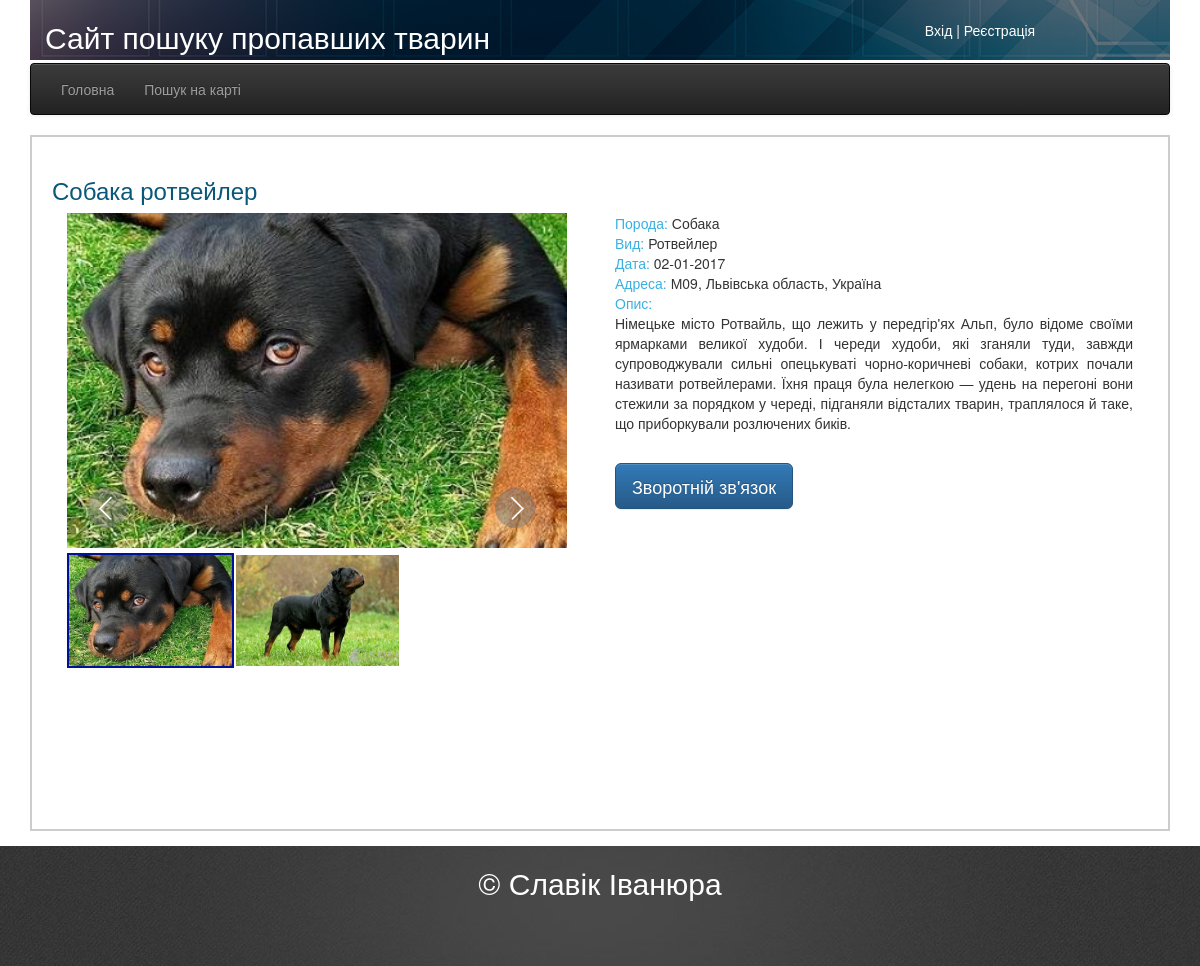
Page /posterView?id=201&user_id=189 on the committed database.
### tables this page shows
CREATE TABLE IF NOT EXISTS `poster` (
  `id` int(255) NOT NULL AUTO_INCREMENT,
  `title` varchar(255) NOT NULL,
  `name` varchar(255) NOT NULL,
  `animal_id` int(10) NOT NULL,
  `breed_id` int(10) NOT NULL,
  `description` varchar(400) NOT NULL,
  `address` varchar(255) NOT NULL,
  `date` int(11) NOT NULL,
  `user_id` int(10) NOT NULL,
  `is_active` tinyint(1) NOT NULL,
  `lat` double NOT NULL,
  `lng` double NOT NULL,
  PRIMARY KEY (`id`),
  KEY `id_user` (`user_id`),
  KEY `kind_of_animal_id` (`animal_id`),
  KEY `kind_of_animal_id_2` (`animal_id`),
  KEY `kind_of_animal_id_3` (`animal_id`),
  KEY `kind_of_animal_id_4` (`animal_id`),
  KEY `kind_of_animal_id_5` (`animal_id`),
  KEY `breed_id` (`breed_id`)
);

CREATE TABLE IF NOT EXISTS `poster_foto` (
  `id` int(10) NOT NULL AUTO_INCREMENT,
  `url` varchar(255) NOT NULL,
  `animal_id` int(10) NOT NULL,
  PRIMARY KEY (`id`),
  KEY `Id_animal` (`animal_id`)
);

CREATE TABLE IF NOT EXISTS `animal` (
  `id` int(10) NOT NULL AUTO_INCREMENT,
  `title` varchar(255) NOT NULL,
  PRIMARY KEY (`id`)
);

CREATE TABLE IF NOT EXISTS `animal_breed` (
  `id` int(10) NOT NULL AUTO_INCREMENT,
  `title` varchar(255) NOT NULL,
  `animal_id` int(10) NOT NULL,
  PRIMARY KEY (`id`),
  KEY `id` (`id`),
  KEY `kind_of_animal_id` (`animal_id`),
  KEY `kind_of_animal_id_2` (`animal_id`)
);

### class/Db.php (called while the page is built, shortened)
<?php
class Db{
	public static function findOne($tableName, $attributes = []){
		$pattern = 'SELECT * FROM %s %s LIMIT 1';
		$lines = [];
		foreach ($attributes as $k=>$v) {
			$lines[] = sprintf('%s = "%s"', $k, $v);
		}
		$where 	= implode(' AND ', $lines);
		if (!empty($where)) {
			$where = 'WHERE ' . $where;
		}
		$sql 	= sprintf($pattern, $tableName, $where);
		$result = mysql_query($sql) or die("Query: <b>$sql</b> is failed!!!");
		$row 	=  mysql_fetch_assoc($result);
		return $row;
	}
	public static function findAll($tableName, $attributes = []){
		$pattern = 'SELECT * FROM %s %s';
		$lines = [];
		foreach ($attributes as $k=>$v) {
			$lines[] = sprintf('%s = "%s"', $k, $v);
		}
		$where 	= implode(' AND ', $lines);
		if (!empty($where)) {
			$where = 'WHERE ' . $where;
		}
		$sql 	= sprintf($pattern, $tableName, $where);
		$data = [];
        $result = mysql_query($sql);
		$row = mysql_fetch_assoc($result);
		do{
			$data[] = $row;
		} while($row = mysql_fetch_assoc($result));
		return $data;
	}
}

### templates/posterView.php (the view, shortened to what this page needs)
<?php
	$list 			= Db::findOne('poster',  ['id'=>$_GET['id']]);
	$image			= Db::findAll('poster_foto', ['animal_id'=>$list['id']]);
	$animal 		= Db::findOne('animal', ['id'=>$list['animal_id']]);
	$animal_breed 	= Db::findOne('animal_breed', ['id'=>$list['breed_id']]);
?>
	<div class="view col-md-12" id="view_poster">
		<div class="title">
			<strong><h3><?=$list['title']?></h3></strong>
		</div>
		<div class="col-md-6" >
			<div class="gallery-box">
				<div class="view">
					<div class="big-image"><img src="../image/Data/upload/<?=$image[0]["url"]?>" alt="image11"></div>
					<a href="#" class="prev"></a>
					<a href="#" class="next"></a>
				</div>
				<div class="thumbnails">
					<?php for($i = 0; $i<count($image); $i++):?>
					<?php if($i == 0):?>
						<a href="#" class="active"><img src="../image/Data/upload/<?=$image[$i]["url"]?>" alt="image12"></a>
					<?else:?>
						<a href="#" ><img src="../image/Data/upload/<?=$image[$i]["url"]?>" alt="image12"></a>
					<?endif?>
					<?php endfor?>
				</div>
			</div>
		</div>
		<div class="col-md-6">
			<div>
				<span style="color:#38b0e3">Порода:  </span><?=$animal["title"]?><br/>
				<span style="color:#38b0e3">Вид:     </span><?=$animal_breed["title"]?><br/>
				<span style="color:#38b0e3">Дата:    </span><?=date("d-m-Y",$list["date"])?><br/>
				<span style="color:#38b0e3">Адреса:  </span><?=$list['address']?><br/>
				<span style="color:#38b0e3">Опис:    </span><p><?=$list['description']?></p><br/>
				<button class="btn btn-primary btn-lg" data-toggle="modal" data-target="#myModal">Зворотній зв'язок</button>
			</div>
			<div id="poster" class="col-md-12">
				<div id="map_poster" style="width: 100%; height: 90%;">
				</div>
				<div>
					<input type="hidden" id="latitude"  name="lat" value=<?php echo $list['lat']?>><br/>
				</div>
			</div>
		</div>
		</div>
	</div>

### styles/style.css (style rules this page uses)
BODY a { color: #FFFFFF; }
#poster { height: 300px; margin-left: -15px; }
#view_poster { height: 140%; width: 1140px; left: 15px; padding: 20px; border: 2px solid #CCC; background-color:#FFF }
.view p { text-align: justify; }
.title { color:#095779; margin-bottom: 10px; }

### styles/style_images.css (style rules this page uses)
.view { position:relative; margin:0 0 5px; }
.big-image img { display:block; width:500px; height:335px; }
.prev, .next { position:absolute; width:40px; height:40px; }
.prev { bottom:20px; left:20px; background:url(../image/controls.png) no-repeat 0 0; }
.next { bottom:20px; right:50px; background:url(../image/controls.png) no-repeat -48px 0; }
.thumbnails { width:550px; }
.thumbnails a { display: flex; text-align:center; float:left; width:167px; height:115px; position:relative; }
.thumbnails a img { width:100%; border: 2px solid transparent; display:block; }
.thumbnails .active img { border-color:#019; }

### rows in the picture
poster: title "Собака ротвейлер", date "02-01-2017", address "М09, Львівська область, Україна", description "Німецьке місто Ротвайль, що лежить у передгір'ях Альп, було відоме своїми ярмарками великої худоби. І череди худоби, які зганяли туди, завжди супроводжували сильні опецькуваті чорно-коричневі собаки, котрих почали називати ротвейлерами. Їхня праця була нелегкою — удень на перегоні вони стежили за порядком у череді, підганяли відсталих тварин, траплялося й таке, що приборкували розлючених биків."
poster_foto: url (picture)
poster_foto: url (picture)
animal: title "Собака"
animal_breed: title "Ротвейлер"
